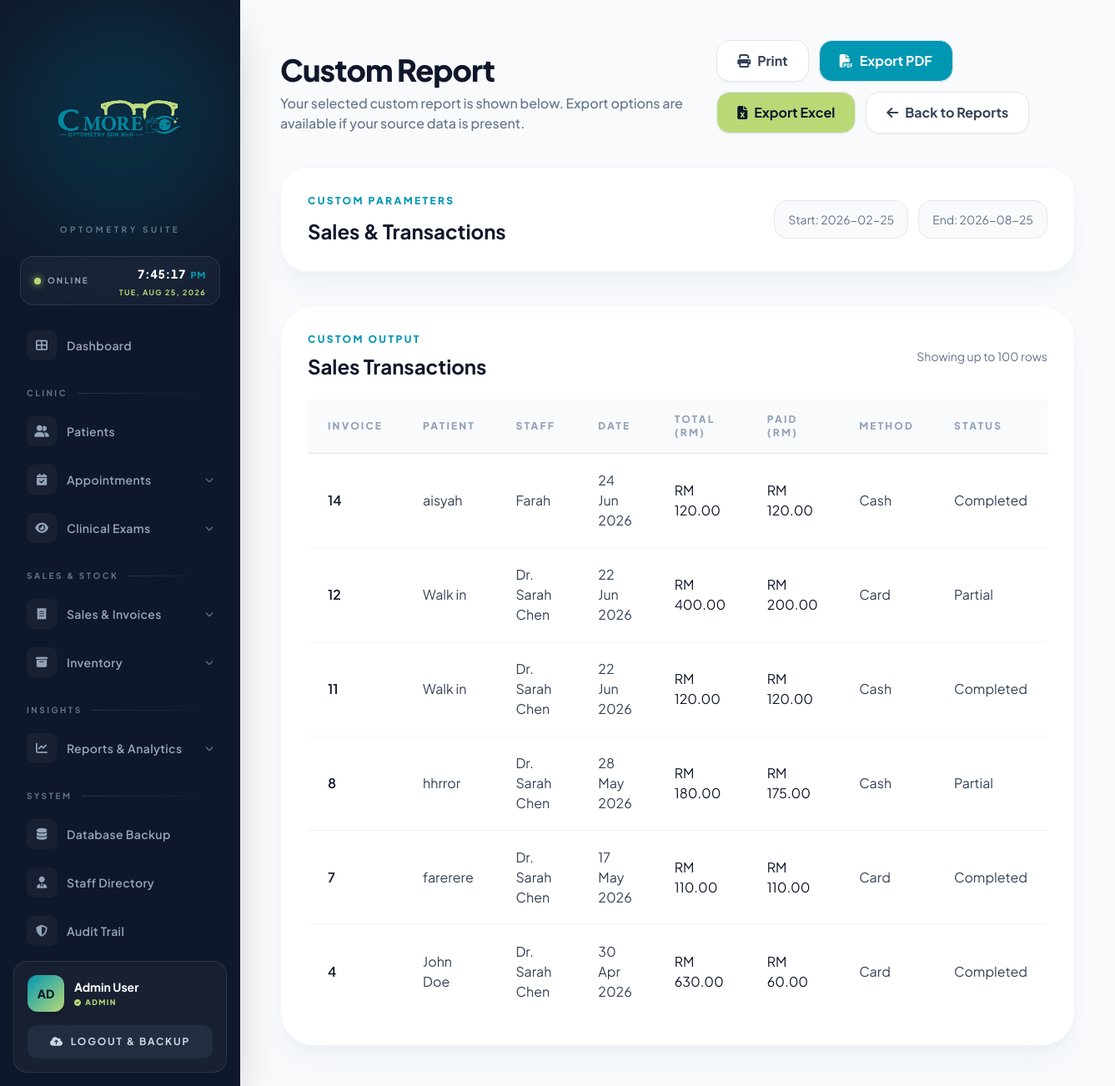
The app's page /report_custom.php (signed in), older data.
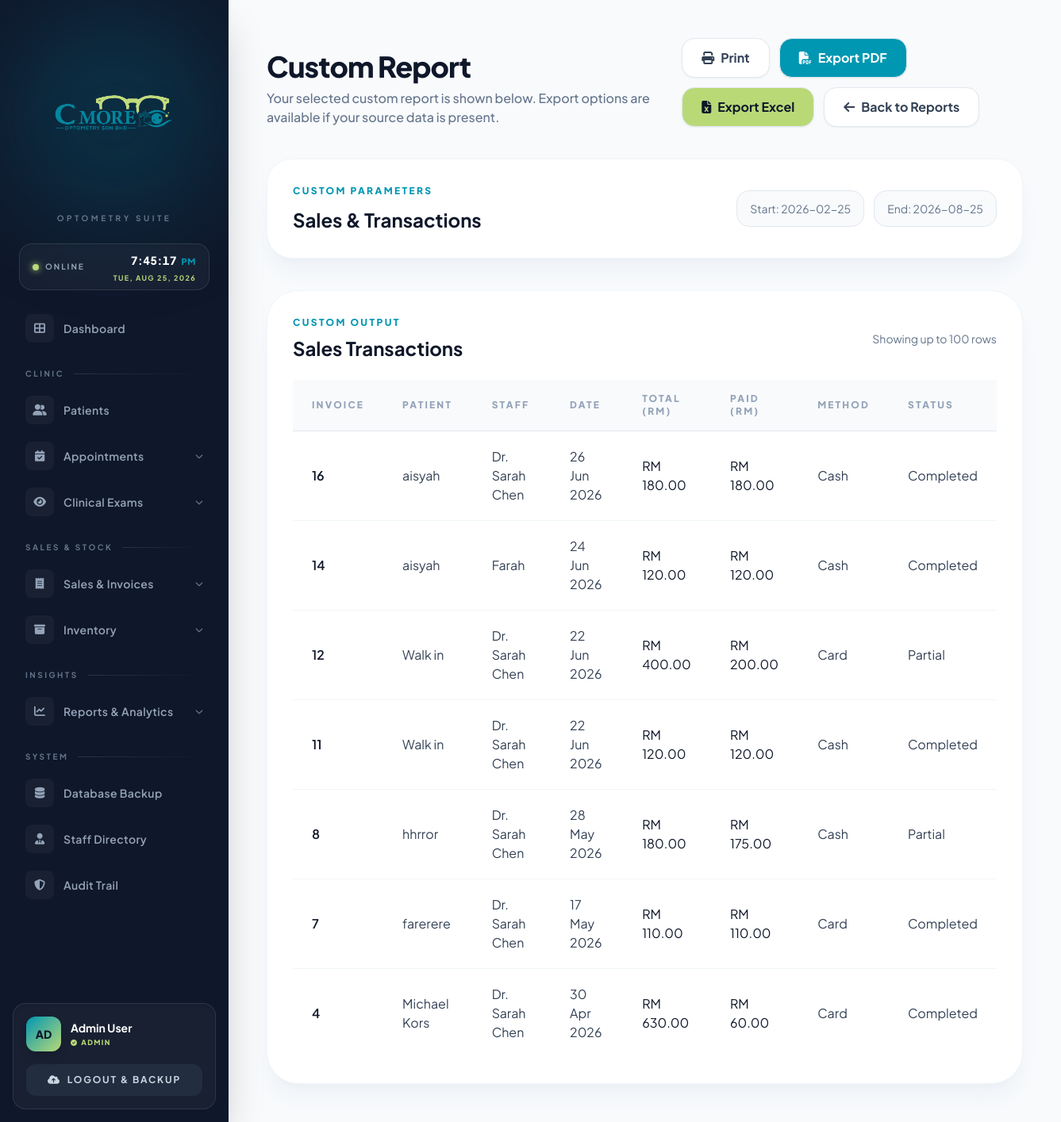
The same page, newer data.
### tables this page shows
CREATE TABLE `sales` (
  `SALE_ID` int(11) NOT NULL AUTO_INCREMENT,
  `PATIENT_ID` int(11) NOT NULL,
  `STAFF_ID` int(11) NOT NULL,
  `SALE_DATE` datetime DEFAULT current_timestamp(),
  `TOTAL_AMOUNT` decimal(10,2) NOT NULL,
  `PAID_AMOUNT` decimal(10,2) DEFAULT 0.00,
  `PAYMENT_METHOD` enum('Cash','Card','E-wallet','Online Banking') NOT NULL,
  `PAYMENT_STATUS` enum('Pending','Partial','Completed') DEFAULT 'Pending',
  PRIMARY KEY (`SALE_ID`),
  KEY `fk_sales_patient` (`PATIENT_ID`),
  KEY `fk_sales_staff` (`STAFF_ID`),
  CONSTRAINT `fk_sales_patient` FOREIGN KEY (`PATIENT_ID`) REFERENCES `patient` (`PATIENT_ID`) ON DELETE CASCADE,
  CONSTRAINT `fk_sales_staff` FOREIGN KEY (`STAFF_ID`) REFERENCES `user` (`USER_ID`) ON DELETE CASCADE
);

CREATE TABLE `patient` (
  `PATIENT_ID` int(11) NOT NULL AUTO_INCREMENT,
  `NAME` varchar(100) NOT NULL,
  `IC_NUMBER` varchar(20) DEFAULT NULL,
  `PHONE_NUMBER` varchar(20) DEFAULT NULL,
  `ADDRESS` text DEFAULT NULL,
  `REGISTRATION_DATE` date NOT NULL,
  `CONNECTION_RELATIONSHIP` varchar(100) DEFAULT NULL,
  `FOLLOW_UP_INTERVAL` varchar(50) DEFAULT NULL,
  `COMPLAINTS` text DEFAULT NULL,
  PRIMARY KEY (`PATIENT_ID`),
  UNIQUE KEY `IC_NUMBER` (`IC_NUMBER`)
);

CREATE TABLE `user` (
  `USER_ID` int(11) NOT NULL AUTO_INCREMENT,
  `NAME` varchar(100) NOT NULL,
  `EMAIL` varchar(100) NOT NULL,
  `PASSWORD` varchar(255) NOT NULL,
  `ROLE` varchar(50) NOT NULL,
  `FIRST_LOGIN_OTP` tinyint(1) DEFAULT 1,
  PRIMARY KEY (`USER_ID`),
  UNIQUE KEY `EMAIL` (`EMAIL`)
);

### report_custom.php (the view, shortened to what the changed rows need)
<?php include('config.php'); ?>
<?php
$type = $_GET['type'] ?? 'sales';
$period = $_GET['period'] ?? 'last_6_months';
$month = $_GET['month'] ?? '';
$start_date = $_GET['start_date'] ?? '';
$end_date = $_GET['end_date'] ?? '';
if ($period === 'last_6_months') {
    $safe_start = date('Y-m-d', strtotime('-6 months'));
    $safe_end = date('Y-m-d');
} elseif ($period === 'last_12_months') {
    $safe_start = date('Y-m-d', strtotime('-12 months'));
    $safe_end = date('Y-m-d');
} elseif ($period === 'custom' && $start_date && $end_date) {
    $safe_start = $start_date;
    $safe_end = $end_date;
} else {
    $safe_start = date('Y-m-d', strtotime('-6 months'));
    $safe_end = date('Y-m-d');
}
?>
<!DOCTYPE html>
<html lang="en">
<head>
    <script src="https://cdn.tailwindcss.com"></script>
    <link rel="stylesheet" href="https://cdnjs.cloudflare.com/ajax/libs/font-awesome/6.0.0/css/all.min.css">
</head>
<body class="bg-[#f8fafc] flex min-h-screen text-slate-900">
    <?php include('sidebar.php'); ?>
    <main class="flex-1 ml-72 p-12">
        <header class="flex flex-col lg:flex-row justify-between items-start lg:items-end gap-6 mb-10">
            <div>
                <h1 class="text-4xl font-extrabold text-slate-900 tracking-tight">Custom Report</h1>
            </div>
        </header>
        <?php
        $valid_types = ['sales' => 'Sales & Transactions', 'inventory' => 'Stock & Inventory Level', 'patients' => 'Patient Directory', 'appointments' => 'Clinical Appointments'];
        $report_label = $valid_types[$type] ?? 'Custom Report';
        ?>
        <div class="rounded-[2rem] bg-white p-8 border border-slate-100 shadow-xl shadow-slate-200/40 mb-10">
            <div class="flex flex-col md:flex-row md:items-center md:justify-between gap-4">
                <div>
                    <h2 class="text-2xl font-bold text-slate-900"><?php echo htmlspecialchars($report_label); ?></h2>
                </div>
            </div>
        </div>
        <?php
        $report_data = [];
        if($type === 'sales') {
            $report_rows = mysqli_query($conn, "SELECT s.SALE_ID, p.NAME AS patient_name, u.NAME AS staff_name, s.SALE_DATE, s.TOTAL_AMOUNT, s.PAID_AMOUNT, s.PAYMENT_METHOD, s.PAYMENT_STATUS FROM SALES s LEFT JOIN PATIENT p ON s.PATIENT_ID = p.PATIENT_ID LEFT JOIN USER u ON s.STAFF_ID = u.USER_ID WHERE s.SALE_DATE BETWEEN '$safe_start' AND '$safe_end' ORDER BY s.SALE_DATE DESC LIMIT 100");
            $heading = 'Sales Transactions';
            $columns = ['Invoice', 'Patient', 'Staff', 'Date', 'Total (RM)', 'Paid (RM)', 'Method', 'Status'];
            if($report_rows) {
                while($row = mysqli_fetch_assoc($report_rows)) {
                    $report_data[] = $row;
                }
            }
        }
        ?>
        <section id="reportContent" class="rounded-[2.5rem] bg-white p-8 border border-slate-100 shadow-xl shadow-slate-200/40 overflow-hidden">
            <div class="flex items-center justify-between mb-6">
                <div>
                    <h2 class="text-2xl font-bold text-slate-900 mt-2"><?php echo htmlspecialchars($heading); ?></h2>
                </div>
            </div>
            <?php if(count($report_data) > 0): ?>
                <div class="overflow-x-auto">
                    <table class="min-w-full text-left border-collapse">
                        <thead class="bg-slate-50 border-b border-slate-200">
                            <tr>
                                <?php foreach($columns as $col): ?>
                                    <th class="px-6 py-4 text-xs font-black uppercase tracking-[0.18em] text-slate-400"><?php echo $col; ?></th>
                                <?php endforeach; ?>
                            </tr>
                        </thead>
                        <tbody class="divide-y divide-slate-100">
                            <?php foreach($report_data as $row): ?>
                                <tr class="hover:bg-slate-50 transition-colors">
                                    <?php if($type === 'sales'): ?>
                                        <td class="px-6 py-5 font-semibold text-slate-900"><?php echo $row['SALE_ID']; ?></td>
                                        <td class="px-6 py-5 text-slate-700"><?php echo htmlspecialchars($row['patient_name'] ?? 'Walk-in'); ?></td>
                                        <td class="px-6 py-5 text-slate-700"><?php echo htmlspecialchars($row['staff_name'] ?? 'N/A'); ?></td>
                                        <td class="px-6 py-5 text-slate-700"><?php echo date('d M Y', strtotime($row['SALE_DATE'])); ?></td>
                                        <td class="px-6 py-5 text-slate-900">RM <?php echo number_format($row['TOTAL_AMOUNT'],2); ?></td>
                                        <td class="px-6 py-5 text-slate-900">RM <?php echo number_format($row['PAID_AMOUNT'],2); ?></td>
                                        <td class="px-6 py-5 text-slate-700"><?php echo htmlspecialchars($row['PAYMENT_METHOD']); ?></td>
                                        <td class="px-6 py-5 text-slate-700"><?php echo htmlspecialchars($row['PAYMENT_STATUS']); ?></td>
                                    <?php endif; ?>
                                </tr>
                            <?php endforeach; ?>
                        </tbody>
                    </table>
                </div>
            <?php else: ?>
                <p class="text-sm text-slate-500">No records matched the selected custom report parameters.</p>
            <?php endif; ?>
        </section>
    </main>
</body>
</html>

Row changes from the older to the newer data that the page shows:
added sales: SALE_ID "16", PATIENT_ID.NAME "aisyah", STAFF_ID.NAME "Dr. Sarah Chen", SALE_DATE "26 Jun 2026", TOTAL_AMOUNT "180.00", PAID_AMOUNT "180.00", PAYMENT_METHOD "Cash", PAYMENT_STATUS "Completed"
changed through a linked row, sales id 4: PATIENT_ID.NAME "John Doe" → "Michael Kors"
